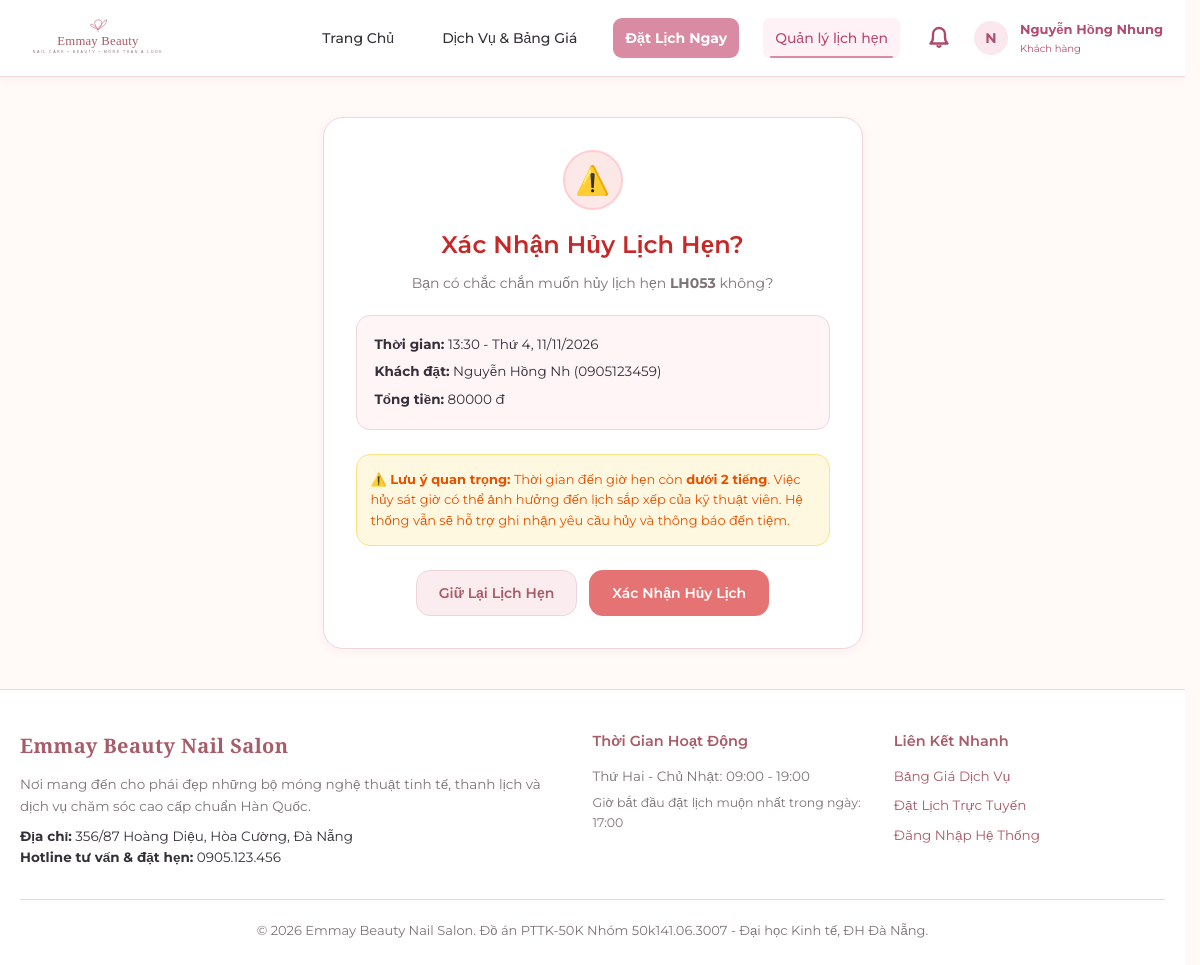
/customer/appointments/LH053/cancel/ (signed in), run on the app's committed database.
### apps/appointments/models.py (models this page shows, shortened)
class LichHen(models.Model):
    TRANG_THAI_CHOICES = [
        ('Chờ xác nhận', 'Chờ xác nhận'),
        ('Đã xác nhận', 'Đã xác nhận'),
        ('Hoàn thành', 'Hoàn thành'),
        ('Hủy', 'Hủy'),
        ('Không đến', 'Không đến'),
    ]
    ma_lich_hen = models.CharField(max_length=10, primary_key=True, verbose_name='Mã lịch hẹn')
    khach_hang = models.ForeignKey(KhachHang, on_delete=models.PROTECT, related_name='lich_hen', verbose_name='Khách hàng')
    tai_khoan_huy = models.ForeignKey(
        TaiKhoan, on_delete=models.SET_NULL, null=True, blank=True,
        related_name='lich_hen_da_huy', verbose_name='Tài khoản hủy'
    )
    ngay_gio_bat_dau = models.DateTimeField(verbose_name='Ngày giờ bắt đầu')
    ten_lien_he = models.CharField(max_length=100, verbose_name='Tên liên hệ')
    so_dien_thoai_lien_he = models.CharField(
        max_length=10, validators=[phone_validator], verbose_name='SĐT liên hệ'
    )
    trang_thai = models.CharField(
        max_length=30, choices=TRANG_THAI_CHOICES, default='Chờ xác nhận',
        verbose_name='Trạng thái'
    )
    thoi_diem_huy = models.DateTimeField(null=True, blank=True, verbose_name='Thời điểm hủy')
    thoi_diem_tao = models.DateTimeField(auto_now_add=True, verbose_name='Thời điểm tạo')
    class Meta:
        db_table = 'LichHen'
        verbose_name = 'Lịch Hẹn'
        verbose_name_plural = 'Lịch Hẹn'
        ordering = ['-ngay_gio_bat_dau']
    @property
    def tong_tien(self):
        return sum(ct.don_gia_dat for ct in self.chi_tiet.all())
    @property
    def can_cancel(self):
        return self.trang_thai in ['Chờ xác nhận', 'Đã xác nhận']
    @property
    def is_less_than_two_hours(self):
        now = timezone.now()
        diff = self.ngay_gio_bat_dau - now
        return diff.total_seconds() < 2 * 3600

class ChiTietLichHen(models.Model):
    lich_hen = models.ForeignKey(LichHen, on_delete=models.CASCADE, related_name='chi_tiet', verbose_name='Lịch hẹn')
    dich_vu = models.ForeignKey(DichVu, on_delete=models.PROTECT, related_name='chi_tiet_lich_hen', verbose_name='Dịch vụ gốc')
    ten_dich_vu_dat = models.CharField(max_length=60, verbose_name='Tên dịch vụ lúc đặt')
    don_gia_dat = models.DecimalField(max_digits=12, decimal_places=0, verbose_name='Đơn giá lúc đặt')
    thoi_luong_dat = models.SmallIntegerField(verbose_name='Thời lượng lúc đặt (phút)')
    ghi_chu_thuc_hien = models.CharField(max_length=255, blank=True, null=True, verbose_name='Ghi chú thực hiện')
    class Meta:
        db_table = 'ChiTietLichHen'
        verbose_name = 'Chi Tiết Lịch Hẹn'
        verbose_name_plural = 'Chi Tiết Lịch Hẹn'
        unique_together = ('lich_hen', 'dich_vu')

### apps/appointments/views.py (the view, shortened to what this page needs)
# urls.py: path('appointments/<str:pk>/cancel/', views.customer_cancel_view, name='cancel'),
@customer_required
@transaction.atomic
def customer_cancel_view(request, pk):
    ajax = request.headers.get("X-Requested-With") == "XMLHttpRequest"
    khach_hang = request.user.tai_khoan.khach_hang
    lich_hen = get_object_or_404(LichHen.objects.select_for_update(), pk=pk, khach_hang=khach_hang)
    if not lich_hen.can_cancel:
        if ajax:
            return JsonResponse({'success': False, 'message': 'Không thể hủy lịch hẹn đã hoàn thành hoặc đã bị hủy trước đó.'}, status=409)
        messages.error(request, 'Không thể hủy lịch hẹn đã hoàn thành hoặc đã bị hủy trước đó.')
        return redirect('customer:my_appointments')
    return render(request, 'customer/appointment_cancel_confirm.html', {'appointment': lich_hen})

### apps/notifications/context_processors.py (called while the page is built)
def notifications_processor(request):
    context = {
        'unread_notifications_count': 0,
        'recent_notifications': [],
        'unread_rejection_ids': [],
    }
    if request.user.is_authenticated:
        try:
            tai_khoan = getattr(request.user, 'tai_khoan', None)
            if tai_khoan:
                user_notifications = ThongBao.objects.filter(tai_khoan=tai_khoan)
                context['unread_notifications_count'] = user_notifications.filter(da_doc=False).count()
                if tai_khoan.vai_tro == 'Chủ Tiệm':
                    context['unread_rejection_ids'] = list(user_notifications.filter(da_doc=False, loai_thong_bao='Từ chối').values_list('pk', flat=True))
                context['recent_notifications'] = user_notifications.order_by('-thoi_diem_tao')[:8]
        except Exception:
            pass
    return context

### templates/customer/appointment_cancel_confirm.html (shortened to what this page needs)
{% extends 'base.html' %}
{% block content %}
<div style="max-width: 580px; margin: 40px auto; padding: 0 20px;">
  <div class="card" style="padding: 32px; border-radius: var(--radius-lg); text-align: center;">
    <div style="width: 60px; height: 60px; border-radius: 50%; background: #FDE8E8; color: #C62828; display: flex; align-items: center; justify-content: center; font-size: 28px; margin: 0 auto 16px; border: 2px solid #FFCDD2;">
      ⚠️
    </div>
    <h2 style="font-size: 24px; color: #C62828; margin-bottom: 8px;">Xác Nhận Hủy Lịch Hẹn?</h2>
    <p style="color: var(--text-muted); font-size: 14px; margin-bottom: 20px;">
      Bạn có chắc chắn muốn hủy lịch hẹn <strong>{{ appointment.ma_lich_hen }}</strong> không?
    </p>
    <div style="background: var(--light-pink); border-radius: var(--radius-md); padding: 18px; text-align: left; font-size: 13.5px; margin-bottom: 24px; border: 1px solid var(--border-pink);">
      <div style="margin-bottom: 6px;">
        <strong>Thời gian:</strong> {{ appointment.ngay_gio_bat_dau|date:"H:i - l, d/m/Y" }}
      </div>
      <div style="margin-bottom: 6px;">
        <strong>Khách đặt:</strong> {{ appointment.ten_lien_he }} ({{ appointment.so_dien_thoai_lien_he }})
      </div>
      <div>
        <strong>Tổng tiền:</strong> {{ appointment.tong_tien|floatformat:0 }} đ
      </div>
    </div>
    {% if appointment.is_less_than_two_hours %}
      <div style="background: #FFF8E1; border: 1.5px solid #FFE082; border-radius: var(--radius-md); padding: 14px; text-align: left; font-size: 13px; color: #E65100; margin-bottom: 24px;">
        ⚠️ <strong>Lưu ý quan trọng:</strong> Thời gian đến giờ hẹn còn <strong>dưới 2 tiếng</strong>. Việc hủy sát giờ có thể ảnh hưởng đến lịch sắp xếp của kỹ thuật viên. Hệ thống vẫn sẽ hỗ trợ ghi nhận yêu cầu hủy và thông báo đến tiệm.
      </div>
    {% endif %}
    <form method="post">
      <div style="display: flex; gap: 12px; justify-content: center;">
        <a href="{% url 'customer:my_appointments' %}" class="btn btn-secondary">Giữ Lại Lịch Hẹn</a>
        <button type="submit" class="btn btn-danger">Xác Nhận Hủy Lịch</button>
      </div>
    </form>
  </div>
</div>
{% endblock %}

### templates/base.html (shortened to what this page needs)
<!DOCTYPE html>
<html lang="vi">
<head>
  <link rel="stylesheet" href="/static/css/style.css">
  <link rel="stylesheet" href="/static/css/customer.css">
  {% if user.is_authenticated and is_customer %}<link rel="stylesheet" href="/static/css/customer-navbar.css?v=account-spacing-20261111">{% endif %}
  {% if user.is_authenticated and is_customer %}<link rel="stylesheet" href="/static/css/role-pagination.css?v=20261111">{% endif %}
</head>
<body>
  <header class="site-navbar{% if user.is_authenticated and is_customer %} customer-navbar{% endif %}">
    <div class="nav-container">
      <a href="{% url 'home' %}" class="nav-brand">
        <img src="/static/images/logo.svg" alt="Emmay Beauty">
      </a>
      <ul class="nav-links">
        <li class="nav-text-link"><a href="{% url 'home' %}" class="{% if request.path == '/' %}active{% endif %}">Trang Chủ</a></li>
        <li class="nav-text-link"><a href="{% url 'services:public_list' %}" class="{% if 'services' in request.path %}active{% endif %}">Dịch Vụ & Bảng Giá</a></li>
        <li><a href="{% url 'customer:booking' %}" class="btn btn-primary btn-sm{% if is_customer and request.resolver_match.url_name == 'booking' %} active{% endif %}">Đặt Lịch Ngay</a></li>
        {% if user.is_authenticated %}
          {% if is_owner %}
            <li class="nav-hide-sm"><a href="{% url 'owner:dashboard' %}" class="btn btn-secondary btn-sm">Quản Trị Chủ Tiệm</a></li>
          {% elif is_employee %}
            <li class="nav-hide-sm"><a href="{% url 'employee:dashboard' %}" class="btn btn-secondary btn-sm">Lịch Kỹ Thuật Viên</a></li>
          {% else %}
            <li class="nav-text-link"><a href="{% url 'customer:my_appointments' %}" class="{% if 'my-appointments' in request.path or is_customer and '/customer/appointments/' in request.path %}active{% endif %}">Quản lý lịch hẹn</a></li>
          {% endif %}
          <li class="notification-bell-container">
            <button type="button" class="bell-btn" id="notif-bell-btn" title="Thông báo">
            </button>
          </li>
          {% if is_customer %}
          <li class="customer-account">
            {% with customer_name=user.get_full_name|default:current_khach_hang.ho_ten|default:user.username %}
            <details>
              <summary aria-label="Tài khoản {{ customer_name }}">
                <span class="customer-avatar" aria-hidden="true">{{ customer_name|slice:":1"|upper }}</span>
                <span class="customer-account-text"><strong>{{ customer_name }}</strong><small>Khách hàng</small></span>
              </summary>
            </details>
            {% endwith %}
          </li>
          {% else %}
          <li>
            <a href="{% url 'accounts:logout' %}" class="btn btn-outline btn-sm">Đăng Xuất</a>
          </li>
          {% endif %}
        {% else %}
          <li><a href="{% url 'accounts:login' %}" class="btn btn-outline btn-sm">Đăng Nhập</a></li>
          <li class="nav-hide-sm"><a href="{% url 'accounts:register' %}" class="btn btn-secondary btn-sm">Đăng Ký</a></li>
        {% endif %}
      </ul>
    </div>
  </header>
  <main class="main-body" style="flex: 1;">
    {% block content %}{% endblock %}
  </main>
  <footer class="site-footer">
    <div class="footer-container">
      <div>
        <h3 class="brand-font" style="color: var(--dark-rose); font-size: 20px; margin-bottom: 12px;">Emmay Beauty Nail Salon</h3>
        <p style="color: var(--text-muted); font-size: 13.5px; margin-bottom: 8px;">
          Nơi mang đến cho phái đẹp những bộ móng nghệ thuật tinh tế, thanh lịch và dịch vụ chăm sóc cao cấp chuẩn Hàn Quốc.
        </p>
        <p style="color: var(--text-main); font-size: 13.5px;"><strong>Địa chỉ:</strong> 356/87 Hoàng Diệu, Hòa Cường, Đà Nẵng</p>
        <p style="color: var(--text-main); font-size: 13.5px;"><strong>Hotline tư vấn & đặt hẹn:</strong> 0905.123.456</p>
      </div>
      <div>
        <h4 style="margin-bottom: 12px; color: var(--dark-rose);">Thời Gian Hoạt Động</h4>
        <p style="color: var(--text-muted); font-size: 13.5px;">Thứ Hai - Chủ Nhật: 09:00 - 19:00</p>
        <p style="color: var(--text-muted); font-size: 12.5px; margin-top: 6px;">Giờ bắt đầu đặt lịch muộn nhất trong ngày: 17:00</p>
      </div>
      <div>
        <h4 style="margin-bottom: 12px; color: var(--dark-rose);">Liên Kết Nhanh</h4>
        <ul style="list-style: none; display: flex; flex-direction: column; gap: 8px; font-size: 13.5px;">
          <li><a href="{% url 'services:public_list' %}">Bảng Giá Dịch Vụ</a></li>
          <li><a href="{% url 'customer:booking' %}">Đặt Lịch Trực Tuyến</a></li>
          <li><a href="{% url 'accounts:login' %}">Đăng Nhập Hệ Thống</a></li>
        </ul>
      </div>
    </div>
    <div class="footer-bottom">
      &copy; 2026 Emmay Beauty Nail Salon. Đồ án PTTK-50K Nhóm 50k141.06.3007 - Đại học Kinh tế, ĐH Đà Nẵng.
    </div>
  </footer>
</body>
</html>

### static/css/style.css (style rules this page uses)
:root { --primary-rose: #C97F8E; --btn-rose: #D98F9F; --btn-rose-hover: #C57B8C; --dark-rose: #A85C69; --deep-rose: #8C4350; --blush-pink: #F5DDE2; --soft-pink: #FBECEF; --light-pink: #FFF4F6; --ivory-white: #FFF9F8; --card-bg: #FFFFFF; --text-main: #343039; --text-muted: #7E7478; --text-light: #A3969B; --border-pink: #EED6DC; --border-focus: #D98F9F; --status-pending: #E09F3E; --status-pending-bg: #FFF5E6; --status-confirmed: #4A90E2; --status-confirmed-bg: #EBF4FC; --status-completed: #2E7D32; --status-completed-bg: #EAF5EA; --status-canceled: #C62828; --status-canceled-bg: #FDE8E8; --status-noshow: #757575; --status-noshow-bg: #EEEEEE; --font-heading: 'Playfair Display', serif; --font-body: 'Montserrat', sans-serif; --shadow-sm: 0 2px 8px rgba(201, 127, 142, 0.08); --shadow-md: 0 4px 20px rgba(168, 92, 105, 0.12); --shadow-lg: 0 10px 30px rgba(168, 92, 105, 0.16); --radius-sm: 8px; --radius-md: 14px; --radius-lg: 20px; --radius-full: 9999px; }
* { margin: 0; padding: 0; box-sizing: border-box; }
body { font-family: var(--font-body); font-size: 14.5px; line-height: 1.6; color: var(--text-main); background-color: var(--ivory-white); min-height: 100vh; display: flex; flex-direction: column; }
h1, h2, h3, h4, h5, h6, input, button, select, textarea, table, th, td { font-family: var(--font-body); }
h1, h2, h3 { color: var(--dark-rose); font-weight: 600; letter-spacing: 0.2px; }
h4, h5, h6 { color: var(--text-main); font-weight: 600; }
.brand-font, .hero-title, .section-heading, .brand-title { font-family: var(--font-heading); letter-spacing: 0.4px; }
a { color: var(--dark-rose); text-decoration: none; transition: all 0.2s ease; }
.btn { display: inline-flex; align-items: center; justify-content: center; gap: 8px; padding: 11px 22px; font-family: var(--font-body); font-size: 14px; font-weight: 600; border-radius: var(--radius-md); border: 1px solid transparent; cursor: pointer; transition: all 0.25s cubic-bezier(0.4, 0, 0.2, 1); text-decoration: none !important; white-space: nowrap; }
.btn-primary { background: var(--btn-rose); color: #FFFFFF !important; box-shadow: 0 4px 12px rgba(217, 143, 159, 0.35); }
.btn-secondary { background: var(--soft-pink); color: var(--dark-rose) !important; border: 1px solid var(--border-pink); }
.btn-danger { background: #E57373; color: #FFFFFF !important; }
.btn-sm { padding: 6px 14px; font-size: 12.5px; border-radius: var(--radius-sm); }
.card { background: var(--card-bg); border: 1px solid var(--border-pink); border-radius: var(--radius-lg); padding: 24px; box-shadow: var(--shadow-sm); transition: box-shadow 0.25s ease; }

### data on the page
LichHen: ma_lich_hen "LH053", ngay_gio_bat_dau "13:30 - Thứ 4, 11/11/2026", ten_lien_he "Nguyễn Hồng Nh", so_dien_thoai_lien_he "0905123459", tong_tien "80000"

### other printed values
{{ customer_name|slice:":1"|upper }} "N"
{{ customer_name }} "Nguyễn Hồng Nhung"
